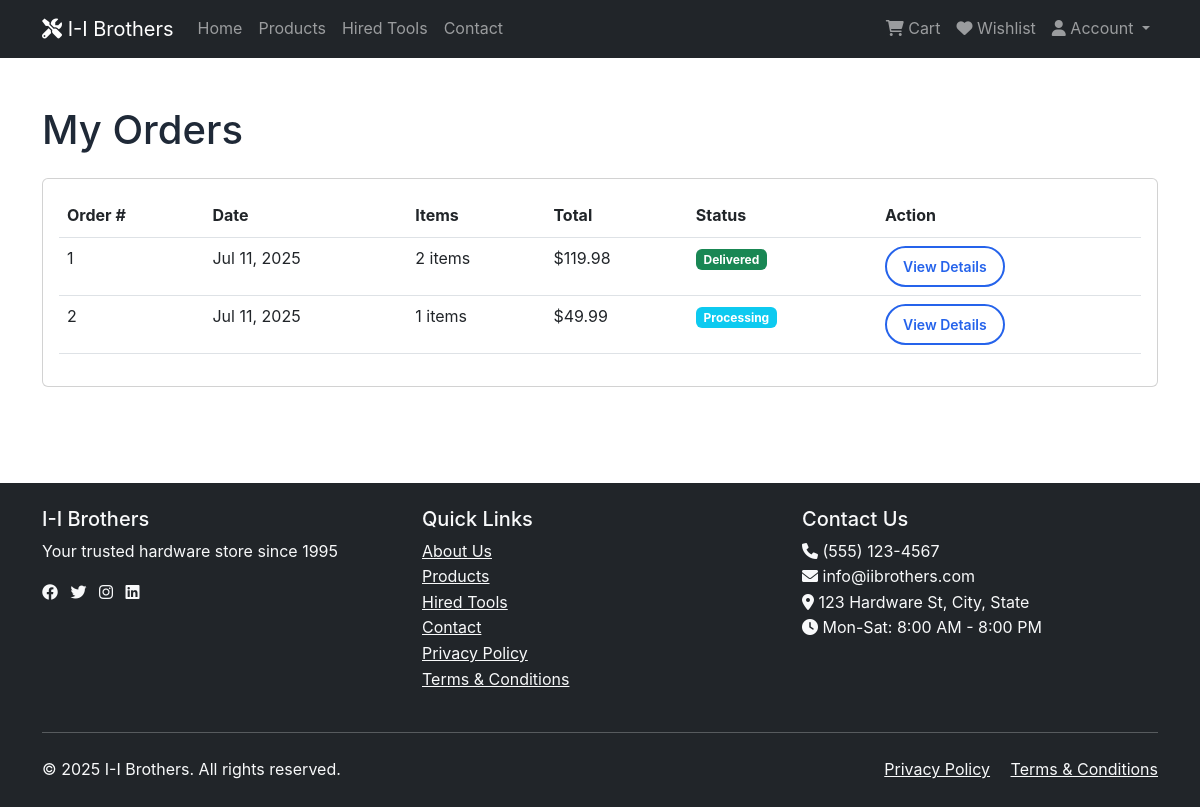
Screenshot of /orders.php (signed in) with the database file from the repository.
### tables this page shows
CREATE TABLE IF NOT EXISTS orders (
    id INT PRIMARY KEY AUTO_INCREMENT,
    user_id INT,
    total_amount DECIMAL(10,2) NOT NULL,
    status ENUM('pending', 'processing', 'shipped', 'delivered', 'cancelled') DEFAULT 'pending',
    shipping_address TEXT NOT NULL,
    payment_method VARCHAR(50),
    payment_status ENUM('pending', 'completed', 'failed') DEFAULT 'pending',
    created_at TIMESTAMP DEFAULT CURRENT_TIMESTAMP,
    updated_at TIMESTAMP DEFAULT CURRENT_TIMESTAMP ON UPDATE CURRENT_TIMESTAMP,
    FOREIGN KEY (user_id) REFERENCES users(id)
);

### orders.php (the view, shortened to what this page needs)
<?php
try {
    $conn = getDBConnection();
    $query = "SELECT o.*,
                     (SELECT COUNT(*) FROM order_items WHERE order_id = o.id) as total_items
              FROM orders o
              WHERE o.user_id = ?
              ORDER BY o.created_at DESC";
    $stmt = $conn->prepare($query);
    $stmt->execute([$_SESSION['user_id']]);
    $orders = $stmt->fetchAll(PDO::FETCH_ASSOC);
} catch (Exception $e) {
    $error = "An error occurred. Please try again later.";
}
include 'includes/header.php';
?>
<section class="py-5">
    <div class="container">
        <h1 class="mb-4">My Orders</h1>
        <?php if (empty($orders)): ?>
            <div class="text-center py-5">
                <i class="fas fa-shopping-bag fa-3x text-muted mb-3"></i>
                <h3>No Orders Yet</h3>
                <p class="text-muted">Start shopping to see your orders here</p>
                <a href="products.php" class="btn btn-primary">Browse Products</a>
            </div>
        <?php else: ?>
            <div class="card">
                <div class="card-body">
                    <div class="table-responsive">
                        <table class="table">
                            <thead>
                                <tr>
                                    <th>Order #</th>
                                    <th>Date</th>
                                    <th>Items</th>
                                    <th>Total</th>
                                    <th>Status</th>
                                    <th>Action</th>
                                </tr>
                            </thead>
                            <tbody>
                                <?php foreach ($orders as $order): ?>
                                    <tr>
                                        <td><?php echo $order['id']; ?></td>
                                        <td><?php echo date('M d, Y', strtotime($order['created_at'])); ?></td>
                                        <td><?php echo $order['total_items']; ?> items</td>
                                        <td>$<?php echo number_format($order['total_amount'], 2); ?></td>
                                        <td>
                                            <span class="badge bg-<?php
                                                echo match($order['status']) {
                                                    'pending' => 'warning',
                                                    'processing' => 'info',
                                                    'shipped' => 'primary',
                                                    'delivered' => 'success',
                                                    'cancelled' => 'danger',
                                                    default => 'secondary'
                                                };
                                            ?>">
                                                <?php echo ucfirst($order['status']); ?>
                                            </span>
                                        </td>
                                        <td>
                                            <a href="order-details.php?id=<?php echo $order['id']; ?>"
                                               class="btn btn-sm btn-outline-primary">
                                                View Details
                                            </a>
                                        </td>
                                    </tr>
                                <?php endforeach; ?>
                            </tbody>
                        </table>
                    </div>
                </div>
            </div>
        <?php endif; ?>
    </div>
</section>
<?php include 'includes/footer.php'; ?>

### css/style.css (style rules this page uses)
:root { --primary-color: #2563eb; --primary-dark: #1d4ed8; --secondary-color: #dc2626; --accent-color: #3b82f6; --success-color: #10b981; --warning-color: #f59e0b; --info-color: #06b6d4; --text-color: #1f2937; --text-light: #6b7280; --text-white: #ffffff; --bg-light: #f8fafc; --bg-white: #ffffff; --border-color: #e5e7eb; --shadow-sm: 0 1px 2px 0 rgb(0 0 0 / 0.05); --shadow-md: 0 4px 6px -1px rgb(0 0 0 / 0.1), 0 2px 4px -2px rgb(0 0 0 / 0.1); --shadow-lg: 0 10px 15px -3px rgb(0 0 0 / 0.1), 0 4px 6px -4px rgb(0 0 0 / 0.1); --shadow-xl: 0 20px 25px -5px rgb(0 0 0 / 0.1), 0 8px 10px -6px rgb(0 0 0 / 0.1); --gradient-primary: linear-gradient(135deg, #667eea 0%, #764ba2 100%); --gradient-secondary: linear-gradient(135deg, #f093fb 0%, #f5576c 100%); --gradient-success: linear-gradient(135deg, #4facfe 0%, #00f2fe 100%); --gradient-warning: linear-gradient(135deg, #fa709a 0%, #fee140 100%); --gradient-info: linear-gradient(135deg, #a8edea 0%, #fed6e3 100%); --gradient-white: linear-gradient(135deg, rgba(255, 255, 255, 0.9) 0%, rgba(255, 255, 255, 0.7) 100%); }
* { box-sizing: border-box; }
body { font-family: 'Inter', 'Segoe UI', Tahoma, Geneva, Verdana, sans-serif; color: var(--text-color); line-height: 1.6; overflow-x: hidden; }
html { scroll-behavior: smooth; }
.btn { border-radius: 50px; font-weight: 600; padding: 0.75rem 2rem; transition: all 0.3s ease; border: none; text-decoration: none; display: inline-flex; align-items: center; justify-content: center; gap: 0.5rem; }
.btn-outline-primary { background: transparent; color: var(--primary-color); border: 2px solid var(--primary-color); }
.btn-sm { padding: 0.5rem 1rem; font-size: 0.875rem; }

### rows the page displays
orders: id "1", created_at "Jul 11, 2025", total_items "2", total_amount "119.98", status "Delivered"
orders: id "2", created_at "Jul 11, 2025", total_items "1", total_amount "49.99", status "Processing"

### other values shown
ADMIN_EMAIL "info@iibrothers.com"
